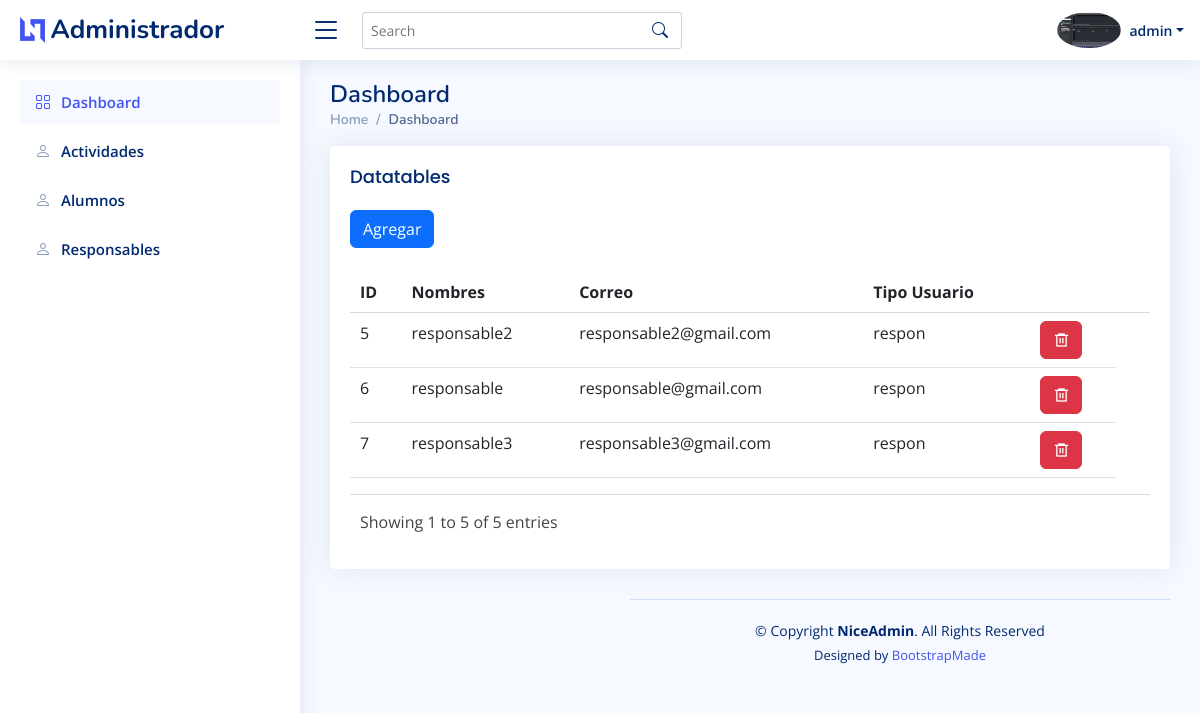
Before: /admin/responsables.php (signed in) with the older database file.
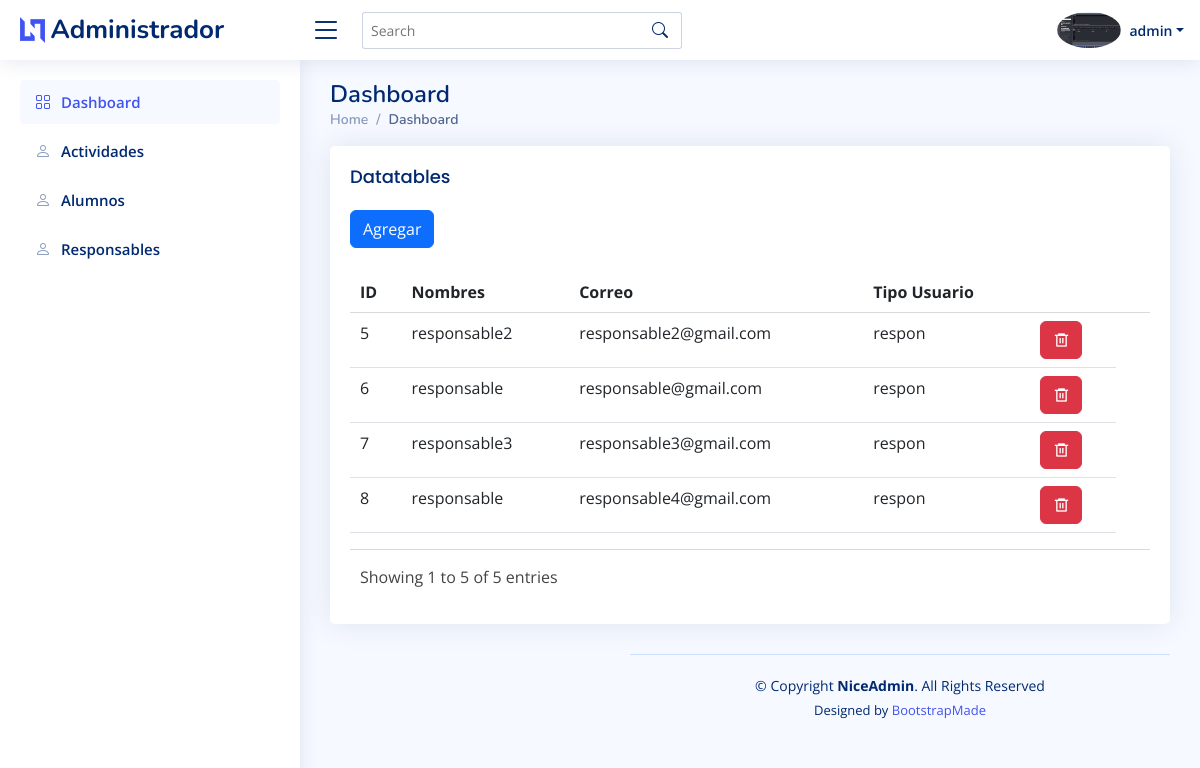
After: the same page with the newer database file.
### tables this page shows
CREATE TABLE `adminsresponsables` (
  `id` int(11) NOT NULL,
  `nombre` varchar(200) NOT NULL,
  `correo` varchar(200) NOT NULL,
  `contrasena` varchar(200) NOT NULL,
  `tipo_usuario` varchar(200) NOT NULL DEFAULT 'usuario',
  `imgperfil` varchar(200) NOT NULL
);

### admin/responsables.php (the view, shortened to what this page needs)
<?php
@include '../config.php';
$sql = "SELECT id, nombre, correo, tipo_usuario FROM adminsresponsables WHERE tipo_usuario = 'respon'";
$resultado = $conn->query($sql);
$administradores = $resultado->fetch_all(MYSQLI_ASSOC);
?>
<!DOCTYPE html>
<html lang="en">
<head>
    <link href="../assets/vendor/bootstrap/css/bootstrap.min.css" rel="stylesheet">
    <link href="../assets/vendor/bootstrap-icons/bootstrap-icons.css" rel="stylesheet">
    <link href="../assets/vendor/boxicons/css/boxicons.min.css" rel="stylesheet">
    <link href="../assets/vendor/quill/quill.snow.css" rel="stylesheet">
    <link href="../assets/vendor/quill/quill.bubble.css" rel="stylesheet">
    <link href="../assets/vendor/remixicon/remixicon.css" rel="stylesheet">
    <link href="../assets/vendor/simple-datatables/style.css" rel="stylesheet">
    <link href="../assets/css/style.css" rel="stylesheet">
</head>
<body>
    <?php
    @include 'config.php';
    $id_admin = $_SESSION['id_admin'];
    $sql = "SELECT id, nombre, correo, tipo_usuario,imgperfil FROM adminsresponsables WHERE id = ?";
    $stmt = $conn->prepare($sql);
    $stmt->bind_param("i", $id_admin);
    $stmt->execute();
    $stmt->bind_result($id, $nombre, $correo, $tipo_usuario, $imgperfil);
    ?>
    <header id="header" class="header fixed-top d-flex align-items-center">
        <div class="d-flex align-items-center justify-content-between">
            <a href="index.html" class="logo d-flex align-items-center">
                <img src="../assets/img/logo.png" alt="">
                <span class="d-none d-lg-block">Administrador</span>
            </a>
            <i class="bi bi-list toggle-sidebar-btn"></i>
        </div>
        <div class="search-bar">
            <form class="search-form d-flex align-items-center" method="POST" action="#">
                <input type="text" name="query" placeholder="Search" title="Enter search keyword">
                <button type="submit" title="Search"><i class="bi bi-search"></i></button>
            </form>
        </div>
        <nav class="header-nav ms-auto">
            <ul class="d-flex align-items-center">
                <li class="nav-item dropdown pe-3">
                    <a class="nav-link nav-profile d-flex align-items-center pe-0" href="#" data-bs-toggle="dropdown">
                        <img src="imgperfila/<?php echo $imgperfil; ?>" alt="Profile" class="rounded-circle">
                        <span class="d-none d-md-block dropdown-toggle ps-2"><?php echo $nombre; ?></span>
                    </a>
                </li>
            </ul>
        </nav>
    </header>
    <aside id="sidebar" class="sidebar">
        <ul class="sidebar-nav" id="sidebar-nav">
            <li class="nav-item">
                <a class="nav-link " href="admin_page.php">
                    <i class="bi bi-grid"></i>
                    <span>Dashboard</span>
                </a>
            </li>
            <li class="nav-item">
                <a class="nav-link collapsed" href="actividades.php">
                    <i class="bi bi-person"></i>
                    <span>Actividades</span>
                </a>
            </li>
            <li class="nav-item">
                <a class="nav-link collapsed" href="alumnos.php">
                    <i class="bi bi-person"></i>
                    <span>Alumnos</span>
                </a>
            </li>
            <li class="nav-item">
                <a class="nav-link collapsed" href="responsables.php">
                    <i class="bi bi-person"></i>
                    <span>Responsables</span>
                </a>
            </li>
        </ul>
    </aside>
    <main id="main" class="main">
        <div class="pagetitle">
            <h1>Dashboard</h1>
            <nav>
                <ol class="breadcrumb">
                    <li class="breadcrumb-item"><a href="login_form.php">Home</a></li>
                    <li class="breadcrumb-item active">Dashboard</li>
                </ol>
            </nav>
        </div>
        <div class="row">
            <div class="col-lg-12">
                <div class="card">
                    <div class="card-body">
                        <h5 class="card-title">Datatables</h5>
                        <a href="agregar_responsable.php" class="btn btn-primary">Agregar</a>
                        <br>
                        <br>
                        <div class="datatable-wrapper datatable-loading no-footer sortable searchable fixed-columns">
                            <div class="datatable-container">
                                <table class="table datatable datatable-table">
                                    <thead>
                                        <tr>
                                            <th data-sortable="true"><a href="#">ID</a></th>
                                            <th data-sortable="true"><a href="#">Nombres</a></th>
                                            <th data-sortable="true"><a href="#">Correo</a></th>
                                            <th data-sortable="true"><a href="#">Tipo Usuario</a></th>
                                            <th>&nbsp;</th>
                                            <th>&nbsp;</th>
                                        </tr>
                                    </thead>
                                    <tbody>
                                        <?php
                                        foreach ($administradores as $administrador) {
                                            echo "<tr>";
                                            echo "<td>" . $administrador['id'] . "</td>";
                                            echo "<td>" . $administrador['nombre'] . "</td>";
                                            echo "<td>" . $administrador['correo'] . "</td>";
                                            echo "<td>" . $administrador['tipo_usuario'] . "</td>";
                                            echo '<td> <a href= "eliminar_responsables.php?ideliminar=' . $administrador['id'] . ' " class="btn btn-danger ri-delete-bin-6-line"> </td>';
                                            echo "</tr>";
                                        }
                                        ?>
                                    </tbody>
                                </table>
                            </div>
                            <div class="datatable-bottom">
                                <div class="datatable-info">Showing 1 to 5 of 5 entries</div>
                            </div>
                        </div>
                    </div>
                </div>
            </div>
        </div>
        <footer id="footer" class="footer">
            <div class="copyright">
                &copy; Copyright <strong><span>NiceAdmin</span></strong>. All Rights Reserved
            </div>
            <div class="credits">
                Designed by <a href="https://bootstrapmade.com/">BootstrapMade</a>
            </div>
        </footer>
</body>
</html>

### assets/css/style.css (style rules this page uses)
:root { scroll-behavior: smooth; }
body { font-family: "Open Sans", sans-serif; background: #f6f9ff; color: #444444; }
a { color: #4154f1; text-decoration: none; }
h1, h2, h3, h4, h5, h6 { font-family: "Nunito", sans-serif; }
#main { margin-top: 60px; padding: 20px 30px; transition: all 0.3s; }
.pagetitle { margin-bottom: 10px; }
.pagetitle h1 { font-size: 24px; margin-bottom: 0; font-weight: 600; color: #012970; }
.card { margin-bottom: 30px; border: none; border-radius: 5px; box-shadow: 0px 0 30px rgba(1, 41, 112, 0.1); }
.card-title { padding: 20px 0 15px 0; font-size: 18px; font-weight: 500; color: #012970; font-family: "Poppins", sans-serif; }
.card-body { padding: 0 20px 20px 20px; }
.breadcrumb { font-size: 14px; font-family: "Nunito", sans-serif; color: #899bbd; font-weight: 600; }
.breadcrumb a { color: #899bbd; transition: 0.3s; }
.breadcrumb .breadcrumb-item::before { color: #899bbd; }
.breadcrumb .active { color: #51678f; font-weight: 600; }
.logo { line-height: 1; }
@media (min-width: 1200px) { .logo { width: 280px; } }
.logo img { max-height: 26px; margin-right: 6px; }
.logo span { font-size: 26px; font-weight: 700; color: #012970; font-family: "Nunito", sans-serif; }
.header { transition: all 0.5s; z-index: 997; height: 60px; box-shadow: 0px 2px 20px rgba(1, 41, 112, 0.1); background-color: #fff; padding-left: 20px; }
.header .toggle-sidebar-btn { font-size: 32px; padding-left: 10px; cursor: pointer; color: #012970; }
.header .search-bar { min-width: 360px; padding: 0 20px; }
.header .search-form { width: 100%; }
.header .search-form input { border: 0; font-size: 14px; color: #012970; border: 1px solid rgba(1, 41, 112, 0.2); padding: 7px 38px 7px 8px; border-radius: 3px; transition: 0.3s; width: 100%; }
.header .search-form button { border: 0; padding: 0; margin-left: -30px; background: none; }
.header .search-form button i { color: #012970; }
.header-nav ul { list-style: none; }
.header-nav>ul { margin: 0; padding: 0; }
.header-nav .nav-profile { color: #012970; }
.header-nav .nav-profile img { max-height: 36px; }
.header-nav .nav-profile span { font-size: 14px; font-weight: 600; }
.sidebar { position: fixed; top: 60px; left: 0; bottom: 0; width: 300px; z-index: 996; transition: all 0.3s; padding: 20px; overflow-y: auto; scrollbar-width: thin; scrollbar-color: #aab7cf transparent; box-shadow: 0px 0px 20px rgba(1, 41, 112, 0.1); background-color: #fff; }
@media (min-width: 1200px) { #main, #footer { margin-left: 300px; } }
.sidebar-nav { padding: 0; margin: 0; list-style: none; }
.sidebar-nav li { padding: 0; margin: 0; list-style: none; }
.sidebar-nav .nav-item { margin-bottom: 5px; }
.sidebar-nav .nav-link { display: flex; align-items: center; font-size: 15px; font-weight: 600; color: #4154f1; transition: 0.3; background: #f6f9ff; padding: 10px 15px; border-radius: 4px; }
.sidebar-nav .nav-link i { font-size: 16px; margin-right: 10px; color: #4154f1; }
.sidebar-nav .nav-link.collapsed { color: #012970; background: #fff; }
.sidebar-nav .nav-link.collapsed i { color: #899bbd; }
.footer { padding: 20px 0; font-size: 14px; transition: all 0.3s; border-top: 1px solid #cddfff; }
.footer .copyright { text-align: center; color: #012970; }
.footer .credits { padding-top: 5px; text-align: center; font-size: 13px; color: #012970; }

Changed rows visible on the page:
added adminsresponsables: id "8", nombre "responsable", correo "responsable4@gmail.com", tipo_usuario "respon"
